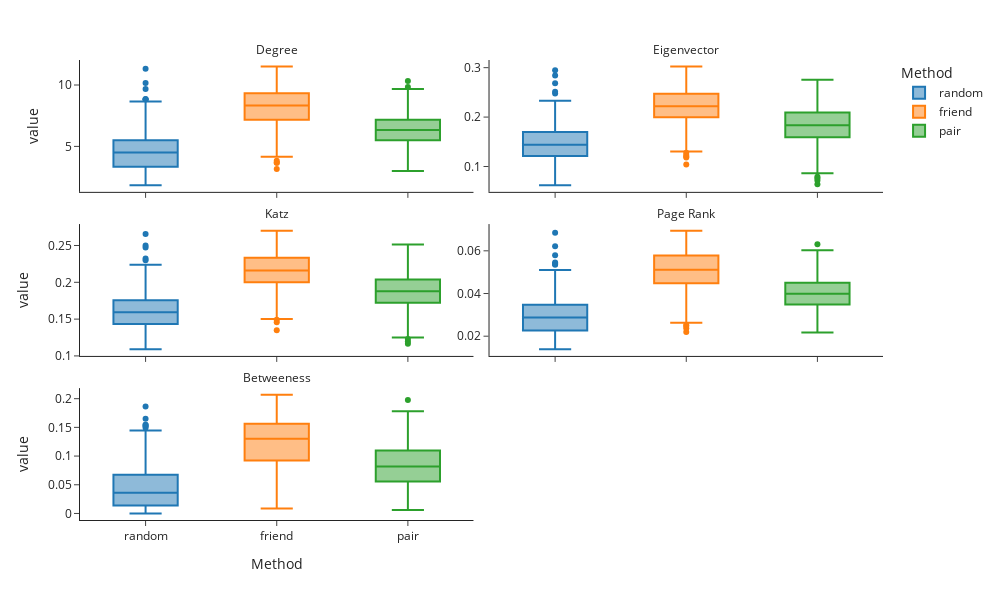

This figure's notebook cell:
### Code cell
fig = px.box(measuresPerSample.melt(id_vars = "Method"), 
                 x = "Method", 
                 y = "value", 
                 color = 'Method',
                 facet_col = "variable", 
                 template = "simple_white",
                 facet_col_wrap = 2,
                 width = 1000, 
                 height = 600)

for k in fig.layout:
    if re.search('yaxis[1-9]+', k):
        fig.layout[k].update(matches=None)

fig.for_each_annotation(lambda a: a.update(text=a.text.split("=")[-1]))
fig.update_yaxes(showticklabels=True)

fig.show()

### Figure 1 — Plotly figure (JSON) as saved in the notebook; plotly's stock layout.template omitted (floating-point values rounded to 4 significant figures; data arrays with more than 128 entries replaced by an {"elided": "..."} marker saying what was removed)
{"data": [{"alignmentgroup": "True", "hovertemplate": "Method=%{x}<br>variable=Degree<br>value=%{y}<extra></extra>", "legendgroup": "random", "marker": {"color": "#1F77B4"}, "name": "random", "notched": false, "offsetgroup": "random", "orientation": "v", "showlegend": true, "type": "box", "x": {"elided": "1000 str values"}, "x0": " ", "xaxis": "x5", "y": {"elided": "1000 float values"}, "y0": " ", "yaxis": "y5"}, {"alignmentgroup": "True", "hovertemplate": "Method=%{x}<br>variable=Eigenvector<br>value=%{y}<extra></extra>", "legendgroup": "random", "marker": {"color": "#1F77B4"}, "name": "random", "notched": false, "offsetgroup": "random", "orientation": "v", "showlegend": false, "type": "box", "x": {"elided": "1000 str values"}, "x0": " ", "xaxis": "x6", "y": {"elided": "1000 float values"}, "y0": " ", "yaxis": "y6"}, {"alignmentgroup": "True", "hovertemplate": "Method=%{x}<br>variable=Katz<br>value=%{y}<extra></extra>", "legendgroup": "random", "marker": {"color": "#1F77B4"}, "name": "random", "notched": false, "offsetgroup": "random", "orientation": "v", "showlegend": false, "type": "box", "x": {"elided": "1000 str values"}, "x0": " ", "xaxis": "x3", "y": {"elided": "1000 float values"}, "y0": " ", "yaxis": "y3"}, {"alignmentgroup": "True", "hovertemplate": "Method=%{x}<br>variable=Page Rank<br>value=%{y}<extra></extra>", "legendgroup": "random", "marker": {"color": "#1F77B4"}, "name": "random", "notched": false, "offsetgroup": "random", "orientation": "v", "showlegend": false, "type": "box", "x": {"elided": "1000 str values"}, "x0": " ", "xaxis": "x4", "y": {"elided": "1000 float values"}, "y0": " ", "yaxis": "y4"}, {"alignmentgroup": "True", "hovertemplate": "Method=%{x}<br>variable=Betweeness<br>value=%{y}<extra></extra>", "legendgroup": "random", "marker": {"color": "#1F77B4"}, "name": "random", "notched": false, "offsetgroup": "random", "orientation": "v", "showlegend": false, "type": "box", "x": {"elided": "1000 str values"}, "x0": " ", "xaxis": "x", "y": {"elided": "1000 float values"}, "y0": " ", "yaxis": "y"}, {"alignmentgroup": "True", "hovertemplate": "Method=%{x}<br>variable=Degree<br>value=%{y}<extra></extra>", "legendgroup": "friend", "marker": {"color": "#FF7F0E"}, "name": "friend", "notched": false, "offsetgroup": "friend", "orientation": "v", "showlegend": true, "type": "box", "x": {"elided": "1000 str values"}, "x0": " ", "xaxis": "x5", "y": {"elided": "1000 float values"}, "y0": " ", "yaxis": "y5"}, {"alignmentgroup": "True", "hovertemplate": "Method=%{x}<br>variable=Eigenvector<br>value=%{y}<extra></extra>", "legendgroup": "friend", "marker": {"color": "#FF7F0E"}, "name": "friend", "notched": false, "offsetgroup": "friend", "orientation": "v", "showlegend": false, "type": "box", "x": {"elided": "1000 str values"}, "x0": " ", "xaxis": "x6", "y": {"elided": "1000 float values"}, "y0": " ", "yaxis": "y6"}, {"alignmentgroup": "True", "hovertemplate": "Method=%{x}<br>variable=Katz<br>value=%{y}<extra></extra>", "legendgroup": "friend", "marker": {"color": "#FF7F0E"}, "name": "friend", "notched": false, "offsetgroup": "friend", "orientation": "v", "showlegend": false, "type": "box", "x": {"elided": "1000 str values"}, "x0": " ", "xaxis": "x3", "y": {"elided": "1000 float values"}, "y0": " ", "yaxis": "y3"}, {"alignmentgroup": "True", "hovertemplate": "Method=%{x}<br>variable=Page Rank<br>value=%{y}<extra></extra>", "legendgroup": "friend", "marker": {"color": "#FF7F0E"}, "name": "friend", "notched": false, "offsetgroup": "friend", "orientation": "v", "showlegend": false, "type": "box", "x": {"elided": "1000 str values"}, "x0": " ", "xaxis": "x4", "y": {"elided": "1000 float values"}, "y0": " ", "yaxis": "y4"}, {"alignmentgroup": "True", "hovertemplate": "Method=%{x}<br>variable=Betweeness<br>value=%{y}<extra></extra>", "legendgroup": "friend", "marker": {"color": "#FF7F0E"}, "name": "friend", "notched": false, "offsetgroup": "friend", "orientation": "v", "showlegend": false, "type": "box", "x": {"elided": "1000 str values"}, "x0": " ", "xaxis": "x", "y": {"elided": "1000 float values"}, "y0": " ", "yaxis": "y"}, {"alignmentgroup": "True", "hovertemplate": "Method=%{x}<br>variable=Degree<br>value=%{y}<extra></extra>", "legendgroup": "pair", "marker": {"color": "#2CA02C"}, "name": "pair", "notched": false, "offsetgroup": "pair", "orientation": "v", "showlegend": true, "type": "box", "x": {"elided": "1000 str values"}, "x0": " ", "xaxis": "x5", "y": {"elided": "1000 float values"}, "y0": " ", "yaxis": "y5"}, {"alignmentgroup": "True", "hovertemplate": "Method=%{x}<br>variable=Eigenvector<br>value=%{y}<extra></extra>", "legendgroup": "pair", "marker": {"color": "#2CA02C"}, "name": "pair", "notched": false, "offsetgroup": "pair", "orientation": "v", "showlegend": false, "type": "box", "x": {"elided": "1000 str values"}, "x0": " ", "xaxis": "x6", "y": {"elided": "1000 float values"}, "y0": " ", "yaxis": "y6"}, {"alignmentgroup": "True", "hovertemplate": "Method=%{x}<br>variable=Katz<br>value=%{y}<extra></extra>", "legendgroup": "pair", "marker": {"color": "#2CA02C"}, "name": "pair", "notched": false, "offsetgroup": "pair", "orientation": "v", "showlegend": false, "type": "box", "x": {"elided": "1000 str values"}, "x0": " ", "xaxis": "x3", "y": {"elided": "1000 float values"}, "y0": " ", "yaxis": "y3"}, {"alignmentgroup": "True", "hovertemplate": "Method=%{x}<br>variable=Page Rank<br>value=%{y}<extra></extra>", "legendgroup": "pair", "marker": {"color": "#2CA02C"}, "name": "pair", "notched": false, "offsetgroup": "pair", "orientation": "v", "showlegend": false, "type": "box", "x": {"elided": "1000 str values"}, "x0": " ", "xaxis": "x4", "y": {"elided": "1000 float values"}, "y0": " ", "yaxis": "y4"}, {"alignmentgroup": "True", "hovertemplate": "Method=%{x}<br>variable=Betweeness<br>value=%{y}<extra></extra>", "legendgroup": "pair", "marker": {"color": "#2CA02C"}, "name": "pair", "notched": false, "offsetgroup": "pair", "orientation": "v", "showlegend": false, "type": "box", "x": {"elided": "1000 str values"}, "x0": " ", "xaxis": "x", "y": {"elided": "1000 float values"}, "y0": " ", "yaxis": "y"}], "layout": {"annotations": [{"font": {}, "showarrow": false, "text": "Betweeness", "x": 0.245, "xanchor": "center", "xref": "paper", "y": 0.2867, "yanchor": "bottom", "yref": "paper"}, {"font": {}, "showarrow": false, "text": "Katz", "x": 0.245, "xanchor": "center", "xref": "paper", "y": 0.6433, "yanchor": "bottom", "yref": "paper"}, {"font": {}, "showarrow": false, "text": "Page Rank", "x": 0.755, "xanchor": "center", "xref": "paper", "y": 0.6433, "yanchor": "bottom", "yref": "paper"}, {"font": {}, "showarrow": false, "text": "Degree", "x": 0.245, "xanchor": "center", "xref": "paper", "y": 1.0, "yanchor": "bottom", "yref": "paper"}, {"font": {}, "showarrow": false, "text": "Eigenvector", "x": 0.755, "xanchor": "center", "xref": "paper", "y": 1.0, "yanchor": "bottom", "yref": "paper"}], "boxmode": "overlay", "height": 600, "legend": {"title": {"text": "Method"}, "tracegroupgap": 0}, "margin": {"t": 60}, "width": 1000, "xaxis": {"anchor": "y", "autorange": true, "categoryarray": ["random", "friend", "pair"], "categoryorder": "array", "domain": [0, 0.49], "range": [-0.5, 2.5], "title": {"text": "Method"}, "type": "category"}, "xaxis2": {"anchor": "y2", "categoryarray": ["random", "friend", "pair"], "categoryorder": "array", "domain": [0.51, 1], "matches": "x", "title": {"text": "Method"}}, "xaxis3": {"anchor": "y3", "autorange": true, "domain": [0, 0.49], "matches": "x", "range": [-0.5, 2.5], "showticklabels": false, "type": "category"}, "xaxis4": {"anchor": "y4", "autorange": true, "domain": [0.51, 1], "matches": "x", "range": [-0.5, 2.5], "showticklabels": false, "type": "category"}, "xaxis5": {"anchor": "y5", "autorange": true, "domain": [0, 0.49], "matches": "x", "range": [-0.5, 2.5], "showticklabels": false, "type": "category"}, "xaxis6": {"anchor": "y6", "autorange": true, "domain": [0.51, 1], "matches": "x", "range": [-0.5, 2.5], "showticklabels": false, "type": "category"}, "yaxis": {"anchor": "x", "autorange": true, "domain": [0, 0.2867], "range": [-0.01138, 0.2184], "showticklabels": true, "title": {"text": "value"}, "type": "linear"}, "yaxis2": {"anchor": "x2", "domain": [0, 0.2867], "showticklabels": true}, "yaxis3": {"anchor": "x3", "autorange": true, "domain": [0.3567, 0.6433], "range": [0.09998, 0.2791], "showticklabels": true, "title": {"text": "value"}, "type": "linear"}, "yaxis4": {"anchor": "x4", "autorange": true, "domain": [0.3567, 0.6433], "range": [0.01075, 0.07254], "showticklabels": true, "type": "linear"}, "yaxis5": {"anchor": "x5", "autorange": true, "domain": [0.7133, 1.0], "range": [1.296, 12.04], "showticklabels": true, "title": {"text": "value"}, "type": "linear"}, "yaxis6": {"anchor": "x6", "autorange": true, "domain": [0.7133, 1.0], "range": [0.04867, 0.3155], "showticklabels": true, "type": "linear"}}}
